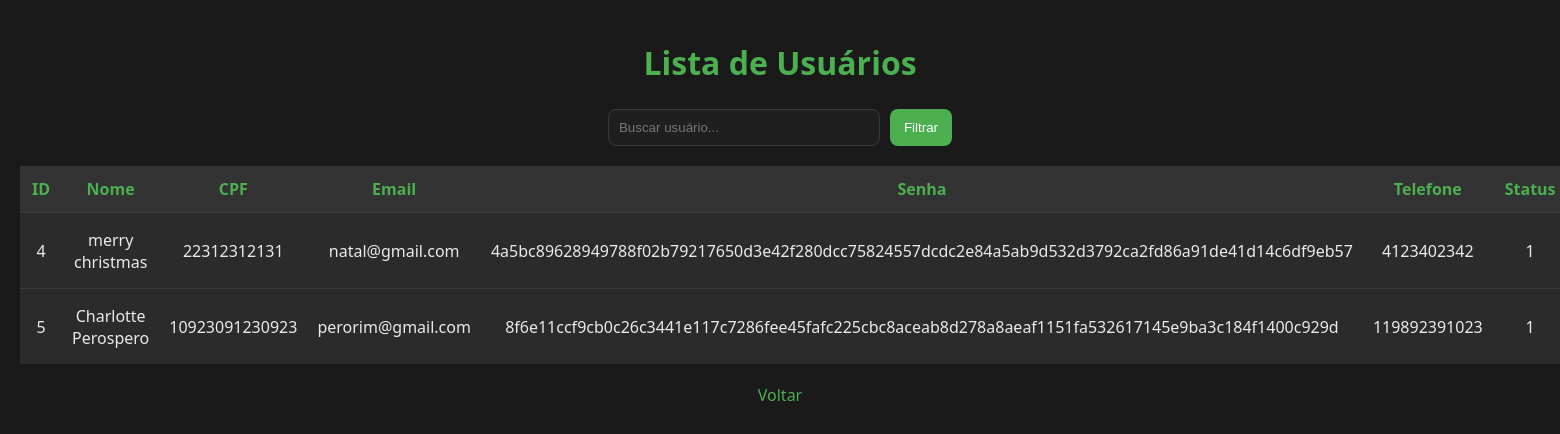
Screenshot of /listausers (signed in) with the database file from the repository.
### tables this page shows
CREATE TABLE usuario (
        id INTEGER PRIMARY KEY AUTOINCREMENT,
        nome TEXT NOT NULL CHECK (nome LIKE '% %'),
        cpf TEXT UNIQUE NOT NULL,
        email TEXT NOT NULL,
        tel TEXT,
        senha TEXT NOT NULL,
        status INTEGER DEFAULT 1,
        cargo TEXT
    );

### app.py (the view)
@app.route('/listausers')
def listausers():
    if 'usuario_id' not in session:
        return redirect('/')
    filtro = request.args.get('filtro')
    usuarios = listar_user()
    if filtro:
        usuarios = [u for u in usuarios if filtro.lower() in u['nome'].lower()]
    return render_template('listausers.html', usuarios=usuarios)

### database.py (called while the page is built)
def conectar():
    conn = sqlite3.connect(DB_NAME)
    conn.row_factory = sqlite3.Row
    return conn

### models.py (called while the page is built)
def listar_user():
    conn = conectar()
    conn.row_factory = sqlite3.Row
    cursor = conn.cursor()
    cursor.execute("SELECT * FROM usuario")
    usuarios = cursor.fetchall()
    conn.close()
    return usuarios

### templates/listausers.html (shortened to what this page needs)
<!doctype html>
<html lang="pt-BR">
  <head>
    <link rel="stylesheet" href="{{ url_for('static', filename='css/listausersstyle.css') }}">
  </head>
  <body>
    <h1>Lista de Usuários</h1>
    <form method="GET">
      <input type="text" name="filtro" placeholder="Buscar usuário..." value="{{ request.args.get('filtro', '') }}">
      <button type="submit">Filtrar</button>
    </form>
    <table>
      <tr>
        <th>ID</th>
        <th>Nome</th>
        <th>CPF</th>
        <th>Email</th>
        <th>Senha</th>
        <th>Telefone</th>
        <th>Status</th>
      </tr>
      {% for usuario in usuarios %}
      <tr>
        <td>{{ usuario.id }}</td>
        <td>{{ usuario.nome }}</td>
        <td>{{ usuario.cpf }}</td>
        <td>{{ usuario.email }}</td>
        <td>{{ usuario.senha }}</td>
        <td>{{ usuario.tel }}</td>
        <td>{{ usuario.status }}</td>
      </tr>
      {% endfor %}
    </table>
    <a href="/menuusuarios">Voltar</a>
  </body>
</html>

### static/css/listausersstyle.css (style rules this page uses)
body { margin: 0; padding: 20px; font-family: 'Segoe UI', Tahoma, Geneva, Verdana, sans-serif; background: #1a1a1a; color: #eaeaea; }
h1 { text-align: center; color: #4caf50; margin-bottom: 25px; }
form { display: flex; justify-content: center; gap: 10px; margin-bottom: 20px; }
input[type="text"] { padding: 10px; border-radius: 8px; border: 1px solid #3a3a3a; background: #1f1f1f; color: #eaeaea; width: 250px; }
input::placeholder { color: #777; }
button { padding: 10px 14px; border: none; border-radius: 8px; background: #4caf50; color: white; cursor: pointer; }
table { width: 100%; border-collapse: collapse; background: #2b2b2b; }
th { background: #333; color: #4caf50; padding: 12px; }
td { padding: 10px; text-align: center; border-top: 1px solid #3a3a3a; }
a { display: block; margin-top: 20px; text-align: center; color: #4caf50; text-decoration: none; }

### rows the page displays
usuario: id "4", nome "merry christmas", cpf "22312312131", email "natal@gmail.com", senha "4a5bc89628949788f02b79217650d3e42f280dcc75824557dcdc2e84a5ab9d532d3792ca2fd86a91de41d14c6df9eb57", tel "4123402342", status "1"
usuario: id "5", nome "Charlotte Perospero", cpf "10923091230923", email "perorim@gmail.com", senha "8f6e11ccf9cb0c26c3441e117c7286fee45fafc225cbc8aceab8d278a8aeaf1151fa532617145e9ba3c184f1400c929d", tel "119892391023", status "1"
